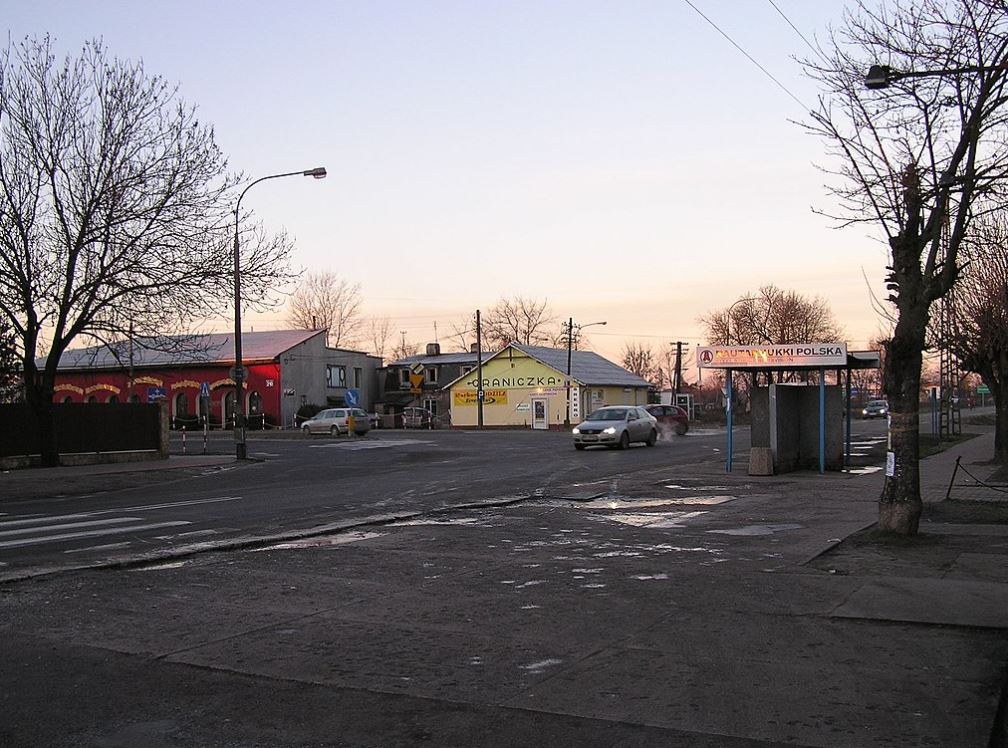
#> input picture test_img2.JPG, 1008 x 748 px, found by its file name
$ jupyter execute --allow-errors 'Pix2PixHD_rain_dataset (1).ipynb'   (shell and % lines are left out)
#> lines starting #> are read from the running program, lines starting #| are printed output that depends on the picture
[cell 1]
# !python3 -m gdown.cli "https://drive.google.com/uc?id=1AaT3lbVwe8twMD6Jgtsv6Hvk_yS68Yrt&confirm=t"

[cell 2]
# !python3 -m gdown.cli "https://drive.google.com/uc?id=1--xFaNX-FjYsjeG5axCkdaJhq3MeKiRU&confirm=t"

[cell 3]
# !unzip /content/rain_dataset_part1.zip
# !unzip /content/rain_dataset_part2.zip

[cell 4]
# %cd /content/content/1o_gen_images2

[cell 5]
# !rename s/^1o/1o_t/ *

[cell 6]
# %cd /content/content/1o_mask2

[cell 7]
# !rename s/^1o/1o_t/ *

[cell 8]
# %cd /content/content/images2/1o
# !rename s/^1o/1o_t/ *

[cell 9]
# %cd /content

[cell 10]
# !unzip /content/rain_dataset_part2.zip

[cell 11]
# !mkdir rain_dataset_comb
# !mkdir rain_dataset_comb/images
# !mkdir rain_dataset_comb/gen_images
# !mkdir rain_dataset_comb/mask

[cell 12]
# !mv /content/content/1o_gen_images/* rain_dataset_comb/gen_images
# !mv /content/content/1o_gen_images2/* rain_dataset_comb/gen_images
# !mv /content/content/1o_mask/* rain_dataset_comb/mask
# !mv /content/content/1o_mask2/* rain_dataset_comb/mask
# !mv /content/content/images/1o/* rain_dataset_comb/images
# !mv /content/content/images2/1o/* rain_dataset_comb/images

[cell 13]
# !mkdir rain_dataset_four_channel
# !mkdir rain_dataset_four_channel/train_A
# !mkdir rain_dataset_four_channel/train_B

[cell 14]
# [5 lines of commented-out code are left out]

[cell 15]
# [20 lines of commented-out code are left out]

[cell 16]
%cd pix2pixHD

[cell 17]
from google.colab import drive
drive.mount('/content/drive')

[cell 18]
import  numpy as np
import cv2
from PIL import Image
import matplotlib.pyplot as plt

[cell 19]
# !rm -rf checkpoints

[cell 20]
# !mkdir checkpoints

[cell 21]
# !cp -r /content/content/pix2pixHD/checkpoints/rain_data /content/pix2pixHD/checkpoints

[cell 22]
#Create test dataset.
img1=np.array(Image.open('/content/test_img2.JPG'))
#> img1 is the input picture: shape (748, 1008, 3); mean R, G, B 125.4, 121.2, 124.4
img1=cv2.resize(img1,(1280,1024))
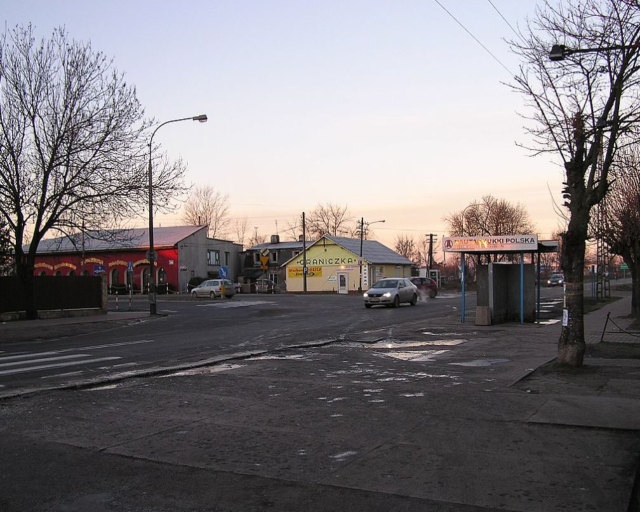
#> img1: shape (1024, 1280, 3) (shown at 1/2 size); mean R, G, B 125.3, 121.1, 124.3
img1=cv2.cvtColor(img1,cv2.COLOR_RGB2RGBA)
#> img1: shape (1024, 1280, 4)
# [4 lines of commented-out code are left out]


img2=np.array(Image.open('/content/raindrops_generator/masks/seq1/1595.png'))
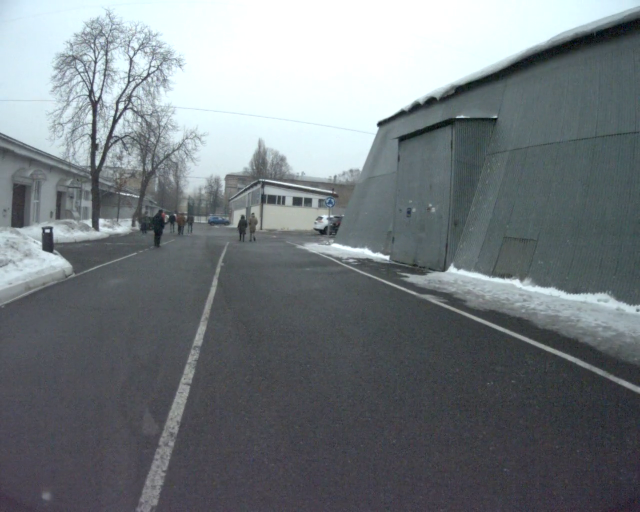
#> input picture 1595.png, 1280 x 1024 px, found by its file name (shown at 1/2 size)
#> img2 is the input picture: shape (1024, 1280, 3); mean R, G, B 116.5, 123.5, 127.6
#> (the rest of this cell did not finish here and is left out)
